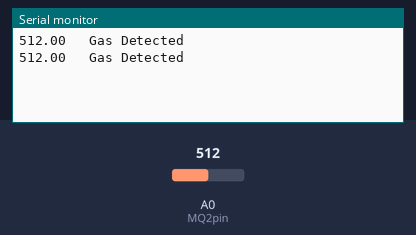
Recording of a sketch running on a simulated Arduino Uno, built with avr-gcc and run on an emulated ATmega328P. On the bench: the last lines printed to the serial monitor. Inputs (shaded band) come from the test bench; at power-on: A0 (MQ2pin) = 512.

Above: at 1.8 s.
1.9 s: A0 (MQ2pin) set to 265
At 2.8 s:
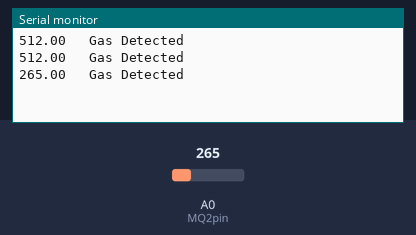
3.4 s: A0 (MQ2pin) set to 232
At 4.8 s:
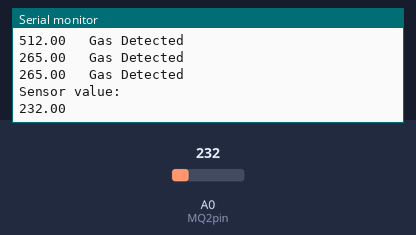

The sketch:

gas_sensor1.ino
```cpp
int LED =13;
int MQ2pin =A0;

void setup()
{
  Serial.begin(9600);
}

void loop()
{
  float sensorValue;
  sensorValue = analogRead(MQ2pin);
  if(sensorValue>=250)
  {
    digitalWrite(LED,HIGH);
    Serial.print(sensorValue);
    Serial.println("   Gas Detected");
  }
  else
  {
    digitalWrite(LED,LOW);
    Serial.println("Sensor value: ");
    Serial.println(sensorValue);
  }
  delay(1000);

}   
```

Measured:
- the behaviour switches between 250 and 249 on A0 (MQ2pin) (found by bisection; images 1 and 2)
- after the input at 1.9 s, the serial monitor: prints a new line after 0.10 s (image 1)
- after the input at 3.4 s, the serial monitor: prints a new line after 0.60 s (image 2)
